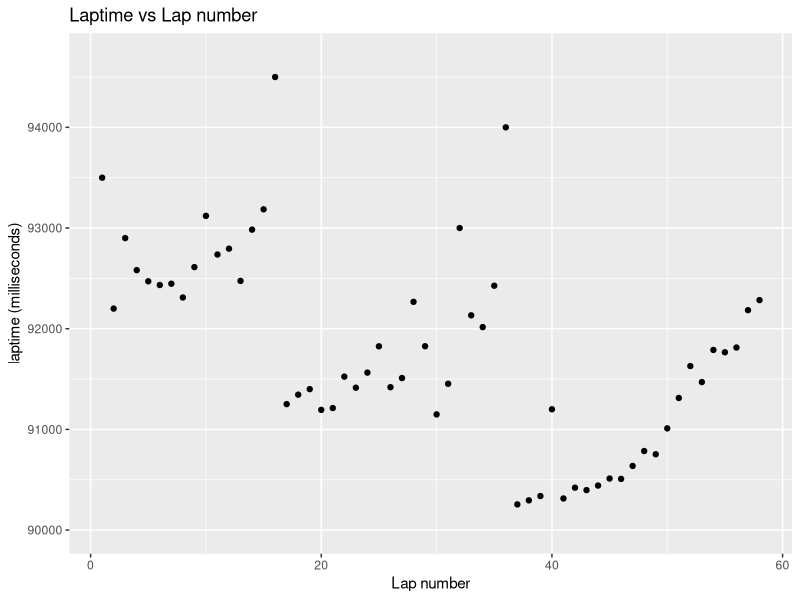

Recreate this plot in R.
## ---- chunk 1
knitr::opts_chunk$set(echo = TRUE)
## ---- chunk 2
library(ggplot2)
library(readxl)

trainingset <- read_excel("trainingset.xlsx")
ggplot(trainingset, aes(x = lap, y = milliseconds)) + geom_point() +labs(x = "Lap number", y = "laptime (milliseconds)") +ggtitle("Laptime vs Lap number") +ylim(90000, 94700)
## ---- chunk 3
stint1 <- read_excel("stint1.xlsx")
model1 <- lm(milliseconds ~ lap, data = stint1)
summary(model1)

stint2 <- read_excel("stint2.xlsx")
model2 <- lm(milliseconds ~ lap, data = stint2)
summary(model2)

stint3 <- read_excel("stint3.xlsx")
model3 <- lm(milliseconds ~ lap, data = stint3)
summary(model3)


